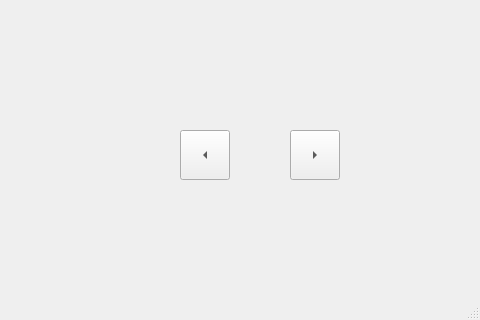
<?xml version="1.0" encoding="UTF-8"?>
<ui version="4.0">
 <class>MainWindow</class>
 <widget class="QMainWindow" name="MainWindow">
  <property name="geometry">
   <rect>
    <x>0</x>
    <y>0</y>
    <width>480</width>
    <height>320</height>
   </rect>
  </property>
  <property name="windowTitle">
   <string>MainWindow</string>
  </property>
  <widget class="QWidget" name="centralwidget">
   <widget class="QToolButton" name="toolButton">
    <property name="geometry">
     <rect>
      <x>180</x>
      <y>130</y>
      <width>50</width>
      <height>50</height>
     </rect>
    </property>
    <property name="text">
     <string>...</string>
    </property>
    <property name="arrowType">
     <enum>Qt::LeftArrow</enum>
    </property>
   </widget>
   <widget class="QToolButton" name="toolButton_2">
    <property name="geometry">
     <rect>
      <x>290</x>
      <y>130</y>
      <width>50</width>
      <height>50</height>
     </rect>
    </property>
    <property name="text">
     <string>...</string>
    </property>
    <property name="arrowType">
     <enum>Qt::RightArrow</enum>
    </property>
   </widget>
  </widget>
  <widget class="QMenuBar" name="menubar">
   <property name="geometry">
    <rect>
     <x>0</x>
     <y>0</y>
     <width>480</width>
     <height>22</height>
    </rect>
   </property>
  </widget>
  <widget class="QStatusBar" name="statusbar"/>
 </widget>
 <resources/>
 <connections/>
</ui>
